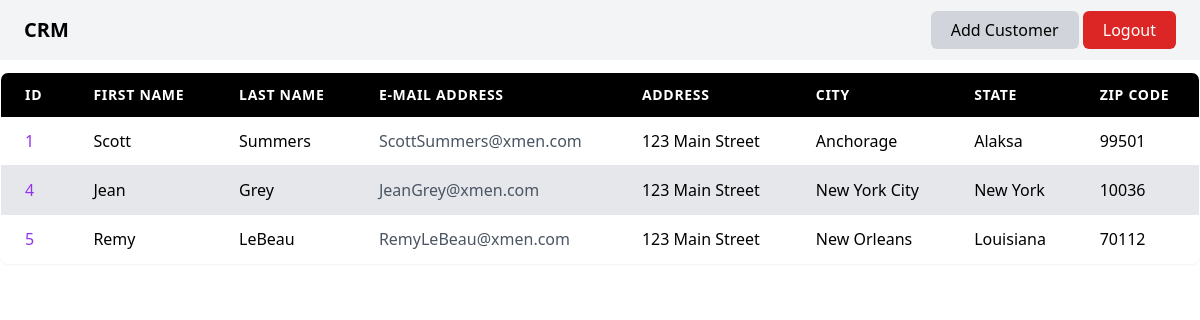
Before: / (signed in) with the older database file.
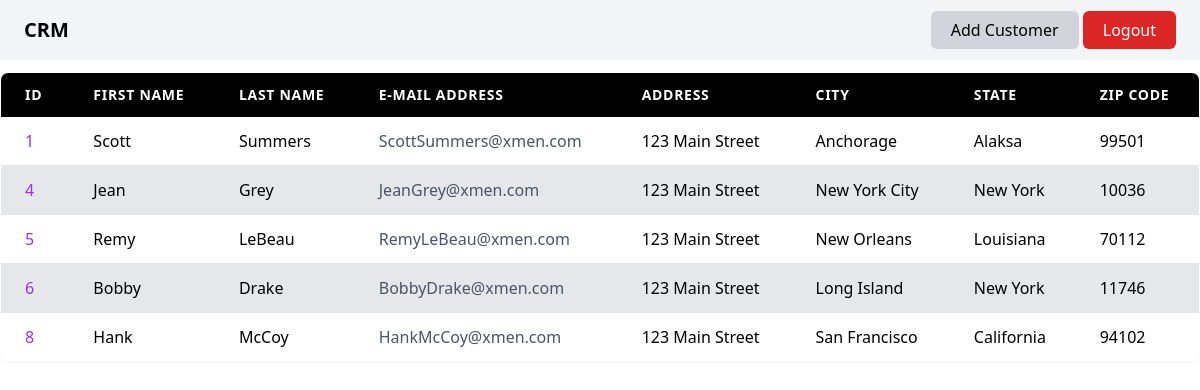
After: the same page with the newer database file.
### CRM_Site/models.py (models this page shows, shortened)
class Record(models.Model):
    first_name = models.CharField(max_length=50)
    last_name = models.CharField(max_length=50)
    email = models.EmailField(max_length=100)
    address = models.CharField(max_length=100)
    city = models.CharField(max_length=50)
    state = models.CharField(max_length=50)
    zip_code = models.CharField(max_length=10)
    created_at = models.DateTimeField(auto_now_add=True)

### CRM_Site/views.py (the view)
# urls.py: 2. Add a URL to urlpatterns:  path('', views.home, name='home')
def home(request):
    records = Record.objects.all()
    return render(request, "index.html", {"records" : records})

### CRM_Site/templates/index.html (shortened to what this page needs)
{% extends "base.html" %}
{% block content %}
{% include "nav.html" %}
    <div class="flex flex-col justify-center items-center mt-3">
        {% if user.is_authenticated %}
            {% include "crm_table.html" %}
        {% else %}
             {% comment %} Shows Login Form {% endcomment %}
            <h1>Please Log In</h1>
            <a href="{% url "login" %}" class="bg-black text-white rounded-xl px-20 py-3 mt-5">Log In</a>
        {% endif %}
    </div>
{% endblock %}

### CRM_Site/templates/base.html (shortened to what this page needs)
<!DOCTYPE html>
<html lang="en">
<head>
    <script src="https://cdn.tailwindcss.com"></script>
</head>
<body>
    {% block content %}{% endblock %}
</body>
</html>

### CRM_Site/templates/nav.html
<nav class="flex items-center justify-between px-6 py-4 bg-gray-100">
    <h1 class="text-xl font-bold">CRM</h1>
    {% if user.is_authenticated %}
        <div>
            <a href="{% url "add_customer"%}" class="py-2 px-5 bg-gray-300 rounded-md">Add Customer</a>
            <a href="{% url "login" %}" class="py-2 px-5 bg-red-600 rounded-md text-white">Logout</a>
        </div>
    {% else %}
        <a href="{% url "login" %}"></a>
    {% endif %}
</nav>

### CRM_Site/templates/crm_table.html
{% extends "base.html" %}
{% block content %}
        <table class="min-w-full border border-gray-200 rounded-lg overflow-hidden shadow-sm">
            <thead class="bg-black text-white">
                <tr class="text-left text-sm uppercase tracking-wider">
                    <th class="px-6 py-3">ID</th>
                    <th class="px-6 py-3">First Name</th>
                    <th class="px-6 py-3">Last Name</th>
                    <th class="px-6 py-3">E-mail Address</th>
                    <th class="px-6 py-3">Address</th>
                    <th class="px-6 py-3">City</th>
                    <th class="px-6 py-3">State</th>
                    <th class="px-6 py-3">Zip Code</th>
                </tr>
            </thead>
        <tbody class="divide-y divide-gray-200 bg-white">
            {% for record in records %}
                <tr class="odd:bg-white even:bg-gray-200 hover:bg-purple-50 transition-colors">
                    <td class="px-6 py-3 font-medium text-purple-600">
                        <a href="{% url "record" record.id %}" class="hover:underline">
                            {{ record.id }}
                        </a>
                    </td>
                    <td class="px-6 py-3">{{ record.first_name }}</td>
                    <td class="px-6 py-3">{{ record.last_name }}</td>
                    <td class="px-6 py-3 text-gray-600">{{ record.email }}</td>
                    <td class="px-6 py-3">{{ record.address }}</td>
                    <td class="px-6 py-3">{{ record.city }}</td>
                    <td class="px-6 py-3">{{ record.state }}</td>
                    <td class="px-6 py-3">{{ record.zip_code }}</td>
                </tr>
            {% endfor %}
        </tbody>
</table>
{% endblock %}

Changed rows visible on the page:
added Record: id "6", first_name "Bobby", last_name "Drake", email "BobbyDrake@xmen.com", address "123 Main Street", city "Long Island", state "New York", zip_code "11746"
added Record: id "8", first_name "Hank", last_name "McCoy", email "HankMcCoy@xmen.com", address "123 Main Street", city "San Francisco", state "California", zip_code "94102"
